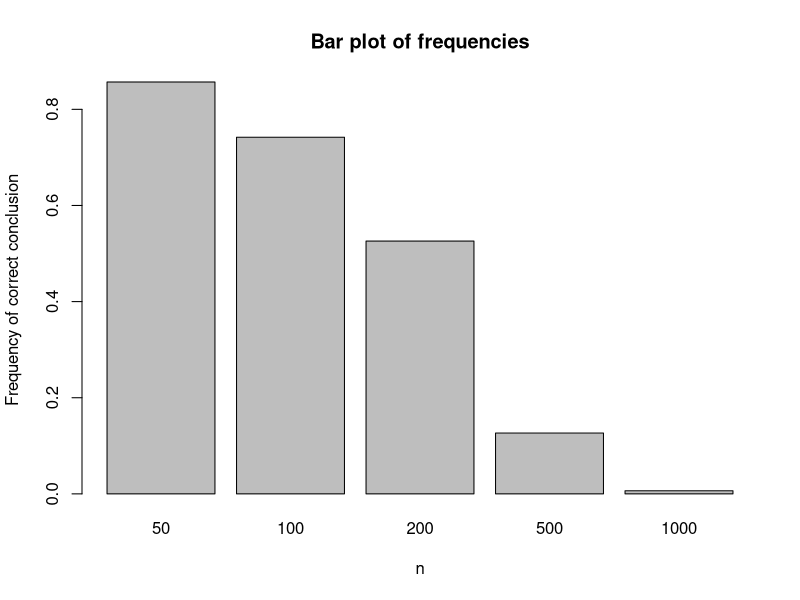

This chart was generated by the following R code:
## ---- chunk 1
pX3 <- dhyper(1, 4, 32-4, 8)
pX2condX3 <- dhyper(1, 3, 24-3,8)
pX1condX3X2 <- dhyper(1, 2, 16 - 2, 8)
totalP <- pX3 * pX1condX3X2 * pX2condX3
print(totalP)
## ---- chunk 2
marked <- c(1:4)

# симулираме раздаване
sim.deals <- function() {
  # списък от 28 немаркирани и 4 маркирани стойности
  deck <- c(rep(FALSE, 28), rep(TRUE, 4))
  
  # разбъркваме ги случайно
  cards <- sample(deck)
  
  # и раздаваме на 4-ма играчи
  dealsByPlayer <- matrix(cards, nrow=4)
  
  # проверява дали даден играч (ред в матрицата)
  # има маркирана карта
  playerHasMarked <- function(row) {
    any(row)
  }
  
  #' проверяваме дали всеки играч има маркирана карта,
  #' което е еквивалентно на нашата дефиниция за успех,
  #' понеже всеки да има маркирана е възможно т.т.к 
  #' всеки има точно една маркирана
  all(apply(dealsByPlayer, 1, playerHasMarked))
}

# повтаряме симулацията Nrep пъти
# за да приближим вероятността емпирично
prob.deals <- function(Nrep) {
  rs <- replicate(Nrep, sim.deals())
  sum(rs)/length(rs)
}

# приближение със 100 000 повторения
prob.deals(100000)
## ---- chunk 3
# Initialize variables
balls <- rep(c("green", "blue", "yellow"), c(5, 7, 7))
n_values <- c(50, 100, 200, 500, 1000)
n_trials <- 10000
p_value_threshold <- 0.05  # Significance level
correct_counts <- numeric(length(n_values))

# Loop through each value of n
for (i in 1:length(n_values)) {
  n <- n_values[i]
  
  # Loop through each trial
  for (j in 1:n_trials) {
    # Simulate n draws with replacement
    draws <- sample(balls, size = n, replace = TRUE)
    
    # Conduct a chi-squared goodness-of-fit test
    result <- chisq.test(table(draws))
    
    # Increment the correct count if the p-value is greater than the threshold
    if (result$p.value > p_value_threshold) {
      correct_counts[i] <- correct_counts[i] + 1
    }
  }
}

# Divide the correct counts by the number of trials to get the frequencies
frequencies <- correct_counts / n_trials

# Plot the frequencies as a function of n
barplot(frequencies, xlab = "n", ylab = "Frequency of correct conclusion", main = "Bar plot of frequencies", names.arg = n_values)
#plot(n_values, frequencies, type = "l", xlab = "n", ylab = "Frequency of correct conclusion")
